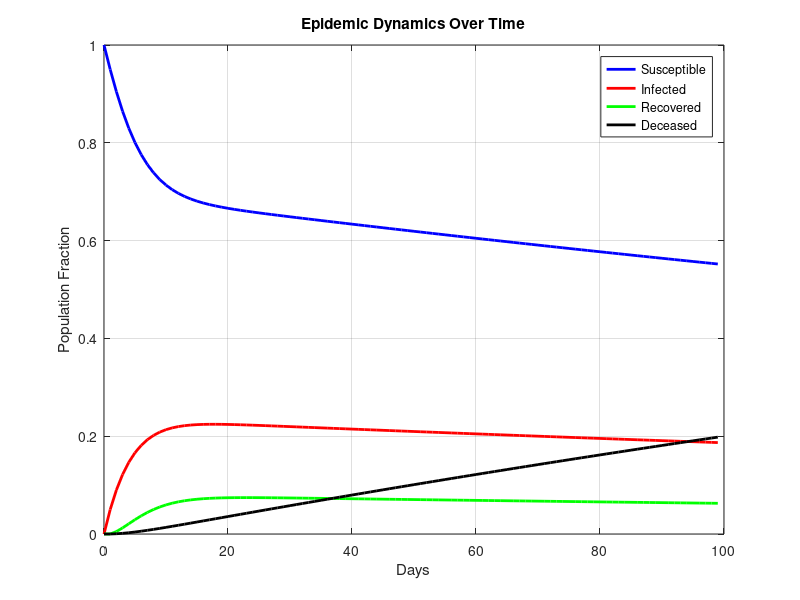

The MATLAB source for this figure:
clear;
close all;

% System matrix
A = [.95 .04 .3 0;
     .05 .85 0 0;
     0 .1 .7 0;
     0 .01 0 1];

% No input -- B is a zero matrix
B = zeros(4,1); 

% C is an identity matrix
C = eye(4); 

% D is zero
D = zeros(4,1);

% Sample time is 1 day
sample_time = 1;

% Create state-space object
sys = ss(A, B, C, D, sample_time);

% Initial condition: 
x0 = [1; 0; 0; 0]; 

% Time vector
num_days = 100; 
t = 0:num_days-1; 

u = zeros(num_days, 1);

% Simulate the system
[Y, T, X] = lsim(sys, u, t, x0);

% Plot
figure;
plot(T, X(:,1), 'b', 'LineWidth', 2); hold on;
plot(T, X(:,2), 'r', 'LineWidth', 2);
plot(T, X(:,3), 'g', 'LineWidth', 2);
plot(T, X(:,4), 'k', 'LineWidth', 2);
legend('Susceptible', 'Infected', 'Recovered', 'Deceased');
xlabel('Days');
ylabel('Population Fraction');
title('Epidemic Dynamics Over Time');
grid on;
